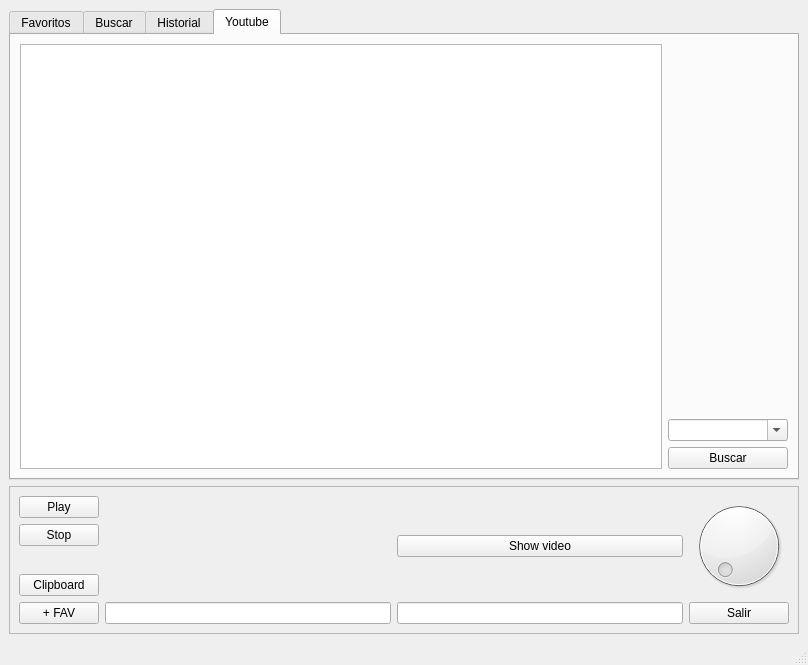
<?xml version="1.0" encoding="UTF-8"?>
<ui version="4.0">
 <class>MainWindow</class>
 <widget class="QMainWindow" name="MainWindow">
  <property name="geometry">
   <rect>
    <x>0</x>
    <y>0</y>
    <width>808</width>
    <height>665</height>
   </rect>
  </property>
  <property name="sizePolicy">
   <sizepolicy hsizetype="Fixed" vsizetype="Preferred">
    <horstretch>0</horstretch>
    <verstretch>0</verstretch>
   </sizepolicy>
  </property>
  <property name="windowTitle">
   <string>Jardin de radios</string>
  </property>
  <property name="windowIcon">
   <iconset resource="iconos.qrc">
    <normaloff>:/iconos/antena.png</normaloff>:/iconos/antena.png</iconset>
  </property>
  <widget class="QWidget" name="centralwidget">
   <layout class="QVBoxLayout" name="verticalLayout_7">
    <item>
     <widget class="QTabWidget" name="tabWidget">
      <property name="tabShape">
       <enum>QTabWidget::Rounded</enum>
      </property>
      <property name="currentIndex">
       <number>3</number>
      </property>
      <widget class="QWidget" name="favoritosTab">
       <attribute name="title">
        <string>Favoritos</string>
       </attribute>
       <layout class="QVBoxLayout" name="verticalLayout_5">
        <item>
         <layout class="QHBoxLayout" name="horizontalLayout">
          <item>
           <widget class="QTableWidget" name="favoritosTableWidget">
            <property name="sizePolicy">
             <sizepolicy hsizetype="Expanding" vsizetype="Expanding">
              <horstretch>0</horstretch>
              <verstretch>0</verstretch>
             </sizepolicy>
            </property>
            <property name="editTriggers">
             <set>QAbstractItemView::NoEditTriggers</set>
            </property>
           </widget>
          </item>
          <item>
           <layout class="QVBoxLayout" name="verticalLayout_4">
            <item>
             <widget class="QPushButton" name="quitarFavPushButton">
              <property name="text">
               <string>- FAV</string>
              </property>
             </widget>
            </item>
            <item>
             <spacer name="verticalSpacer">
              <property name="orientation">
               <enum>Qt::Vertical</enum>
              </property>
              <property name="sizeHint" stdset="0">
               <size>
                <width>20</width>
                <height>40</height>
               </size>
              </property>
             </spacer>
            </item>
            <item>
             <widget class="QPushButton" name="upPushButton">
              <property name="text">
               <string>up</string>
              </property>
             </widget>
            </item>
            <item>
             <widget class="QPushButton" name="downPushButton">
              <property name="text">
               <string>down</string>
              </property>
             </widget>
            </item>
           </layout>
          </item>
         </layout>
        </item>
       </layout>
      </widget>
      <widget class="QWidget" name="buscarTab">
       <attribute name="title">
        <string>Buscar</string>
       </attribute>
       <layout class="QHBoxLayout" name="horizontalLayout_3">
        <item>
         <layout class="QHBoxLayout" name="horizontalLayout_2">
          <item>
           <widget class="QTableWidget" name="buscarTableWidget">
            <property name="editTriggers">
             <set>QAbstractItemView::NoEditTriggers</set>
            </property>
           </widget>
          </item>
          <item>
           <layout class="QVBoxLayout" name="verticalLayout_6">
            <item>
             <spacer name="verticalSpacer_3">
              <property name="orientation">
               <enum>Qt::Vertical</enum>
              </property>
              <property name="sizeHint" stdset="0">
               <size>
                <width>20</width>
                <height>40</height>
               </size>
              </property>
             </spacer>
            </item>
            <item>
             <widget class="QComboBox" name="buscarComboBox">
              <property name="sizePolicy">
               <sizepolicy hsizetype="Preferred" vsizetype="Fixed">
                <horstretch>0</horstretch>
                <verstretch>0</verstretch>
               </sizepolicy>
              </property>
              <property name="minimumSize">
               <size>
                <width>120</width>
                <height>0</height>
               </size>
              </property>
              <property name="editable">
               <bool>true</bool>
              </property>
             </widget>
            </item>
            <item>
             <widget class="QPushButton" name="buscarPushButton">
              <property name="text">
               <string>Buscar</string>
              </property>
             </widget>
            </item>
           </layout>
          </item>
         </layout>
        </item>
       </layout>
      </widget>
      <widget class="QWidget" name="historialTab">
       <attribute name="title">
        <string>Historial</string>
       </attribute>
       <layout class="QVBoxLayout" name="verticalLayout_2">
        <item>
         <widget class="QTableWidget" name="historialTableWidget">
          <property name="editTriggers">
           <set>QAbstractItemView::NoEditTriggers</set>
          </property>
         </widget>
        </item>
       </layout>
      </widget>
      <widget class="QWidget" name="youtube">
       <attribute name="title">
        <string>Youtube</string>
       </attribute>
       <layout class="QVBoxLayout" name="verticalLayout_8">
        <item>
         <layout class="QHBoxLayout" name="horizontalLayout_4">
          <item>
           <widget class="QTableWidget" name="youtubeTableWidget">
            <property name="minimumSize">
             <size>
              <width>600</width>
              <height>0</height>
             </size>
            </property>
           </widget>
          </item>
          <item>
           <layout class="QVBoxLayout" name="verticalLayout_3">
            <item>
             <spacer name="verticalSpacer_4">
              <property name="orientation">
               <enum>Qt::Vertical</enum>
              </property>
              <property name="sizeHint" stdset="0">
               <size>
                <width>120</width>
                <height>40</height>
               </size>
              </property>
             </spacer>
            </item>
            <item>
             <widget class="QComboBox" name="youtubeComboBox">
              <property name="minimumSize">
               <size>
                <width>0</width>
                <height>0</height>
               </size>
              </property>
              <property name="editable">
               <bool>true</bool>
              </property>
             </widget>
            </item>
            <item>
             <widget class="QPushButton" name="ytBuscarPushButton">
              <property name="text">
               <string>Buscar</string>
              </property>
             </widget>
            </item>
           </layout>
          </item>
         </layout>
        </item>
       </layout>
      </widget>
     </widget>
    </item>
    <item>
     <widget class="QFrame" name="frame">
      <property name="frameShape">
       <enum>QFrame::StyledPanel</enum>
      </property>
      <property name="frameShadow">
       <enum>QFrame::Raised</enum>
      </property>
      <layout class="QGridLayout" name="gridLayout">
       <item row="0" column="2">
        <widget class="QPushButton" name="videoPushButton">
         <property name="text">
          <string>Show video</string>
         </property>
        </widget>
       </item>
       <item row="0" column="0" rowspan="2">
        <layout class="QVBoxLayout" name="verticalLayout">
         <item>
          <widget class="QPushButton" name="playPushButton">
           <property name="text">
            <string>Play</string>
           </property>
          </widget>
         </item>
         <item>
          <widget class="QPushButton" name="stopPushButton">
           <property name="text">
            <string>Stop</string>
           </property>
          </widget>
         </item>
         <item>
          <spacer name="verticalSpacer_2">
           <property name="orientation">
            <enum>Qt::Vertical</enum>
           </property>
           <property name="sizeHint" stdset="0">
            <size>
             <width>20</width>
             <height>40</height>
            </size>
           </property>
          </spacer>
         </item>
         <item>
          <widget class="QPushButton" name="clipboardPushButton">
           <property name="text">
            <string>Clipboard</string>
           </property>
          </widget>
         </item>
         <item>
          <widget class="QPushButton" name="favPushButton">
           <property name="text">
            <string>+ FAV</string>
           </property>
          </widget>
         </item>
        </layout>
       </item>
       <item row="1" column="2">
        <widget class="QLineEdit" name="tagLineEdit"/>
       </item>
       <item row="1" column="1">
        <widget class="QLineEdit" name="titleLineEdit"/>
       </item>
       <item row="1" column="3">
        <widget class="QPushButton" name="salirPushButton">
         <property name="text">
          <string>Salir</string>
         </property>
        </widget>
       </item>
       <item row="0" column="3">
        <widget class="QDial" name="volumeDial"/>
       </item>
      </layout>
     </widget>
    </item>
   </layout>
  </widget>
  <widget class="QMenuBar" name="menubar">
   <property name="geometry">
    <rect>
     <x>0</x>
     <y>0</y>
     <width>808</width>
     <height>22</height>
    </rect>
   </property>
  </widget>
  <widget class="QStatusBar" name="statusbar"/>
 </widget>
 <tabstops>
  <tabstop>tabWidget</tabstop>
  <tabstop>titleLineEdit</tabstop>
  <tabstop>tagLineEdit</tabstop>
  <tabstop>downPushButton</tabstop>
  <tabstop>buscarTableWidget</tabstop>
  <tabstop>buscarComboBox</tabstop>
  <tabstop>historialTableWidget</tabstop>
  <tabstop>quitarFavPushButton</tabstop>
  <tabstop>playPushButton</tabstop>
  <tabstop>stopPushButton</tabstop>
  <tabstop>favPushButton</tabstop>
  <tabstop>upPushButton</tabstop>
  <tabstop>volumeDial</tabstop>
  <tabstop>salirPushButton</tabstop>
  <tabstop>favoritosTableWidget</tabstop>
  <tabstop>clipboardPushButton</tabstop>
 </tabstops>
 <resources>
  <include location="iconos.qrc"/>
 </resources>
 <connections/>
</ui>
